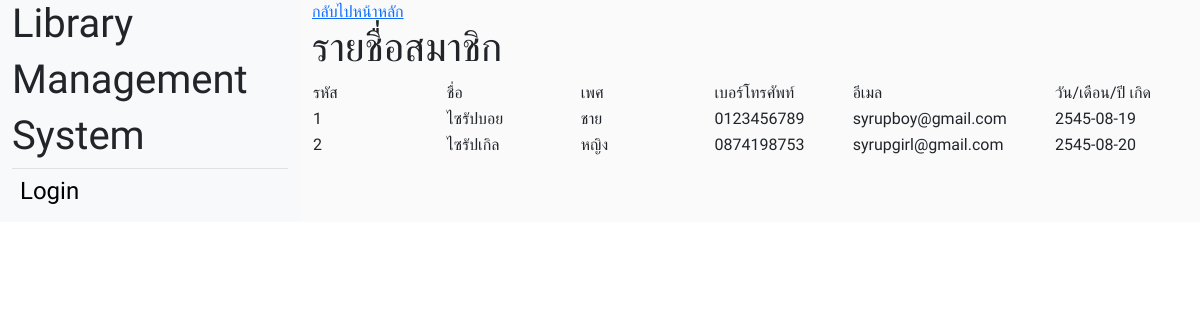
The page /member.php on the database its author committed.
### tables this page shows
CREATE TABLE `Member` (
  `Member_ID` integer(10) AUTO_INCREMENT,
  `Name` varchar(255) NOT NULL,
  `Gender` varchar(255) NOT NULL,
  `Tel` varchar(255) NOT NULL,
  `Email` varchar(255) NOT NULL,
  `Birth_Date` date NOT NULL,
  PRIMARY KEY (`Member_ID`)
);

### member.php (the view, shortened to what this page needs)
<?php
    include('connection.php');
    $sql = "SELECT * FROM `member`";
    $result = mysqli_query($con, $sql);
?>
<!DOCTYPE html>
<html lang="en">
<head>
</head>
<body>
<div class="container-fluid side-bar">
    <div class="row side-bar">
    <?php
    include('navbar.php');
  ?>
    <div class="col bg-light bg-opacity-75">
    <a href="index.php">กลับไปหน้าหลัก</a>
        <h1>รายชื่อสมาชิก</h1>
        <table>
            <thead>
                <tr>
                    <td width="10%">รหัส</td>
                    <td width="10%">ชื่อ</td>
                    <td width="10%">เพศ</td>
                    <td width="10%">เบอร์โทรศัพท์</td>
                    <td width="10%">อีเมล</td>
                    <td width="10%">วัน/เดือน/ปี เกิด</td>
                </tr>
            </thead>
            <tbody>
                <?php while($row = mysqli_fetch_array($result)){ ?>
                    <tr>
                        <td><?php echo $row['Member_ID']; ?></td>
                        <td><?php echo $row['Name'];?></td>
                        <td><?php echo $row['Gender']; ?></td>
                        <td><?php echo $row['Tel']; ?></td>
                        <td><?php echo $row['Email']; ?></td>
                      <td><?php echo $row['Birth_Date']; ?></td>
                    </tr>
                <?php  } ?>
            </tbody>
        </table>
    </div>
</body>
</html>

### main_style.css (style rules this page uses)
body { background-image: url('https://images.wallpaperscraft.com/image/single/library_books_shelving_199606_1920x1080.jpg'); font-family: 'Kanit', sans-serif !important; }
.side-bar { height: 100%; }

### rows shown on the page
member: Member_ID "1", Name "ไซรัปบอย", Gender "ชาย", Tel "0123456789", Email "syrupboy@gmail.com", Birth_Date "2545-08-19"
member: Member_ID "2", Name "ไซรัปเกิล", Gender "หญิง", Tel "0874198753", Email "syrupgirl@gmail.com", Birth_Date "2545-08-20"
